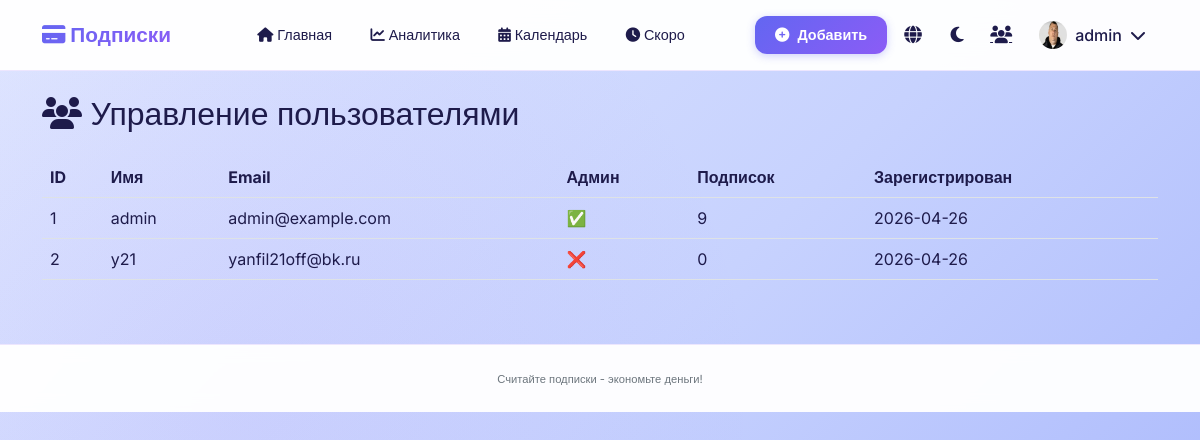
The app's page /admin/users (signed in) with its own data.
### models.py (models this page shows, shortened)
class User(db.Model):
    id = db.Column(db.Integer, primary_key=True)
    username = db.Column(db.String(80), unique=True, nullable=False)
    email = db.Column(db.String(120), unique=True, nullable=False)
    password_hash = db.Column(db.String(200), nullable=False)
    is_admin = db.Column(db.Boolean, default=False)
    created_at = db.Column(db.Date, default=date.today)
    avatar = db.Column(db.String(200), default='/static/avatars/default-avatar.png')
    currency = db.Column(db.String(3), default='RUB')
    notifications_enabled = db.Column(db.Boolean, default=True)

### app.py (the view)
@app.route('/admin/users')
@admin_required
def admin_users():
    users = User.query.all()
    return render_template('admin_users.html', users=users)

### app.py (called while the page is built)
def admin_required(f):
    @wraps(f)
    def decorated_function(*args, **kwargs):
        if 'user_id' not in session:
            flash('Пожалуйста, войдите', 'warning')
            return redirect(url_for('login'))
        user = User.query.get(session['user_id'])
        if not user or not user.is_admin:
            flash('Нет доступа', 'danger')
            return redirect(url_for('index'))
        return f(*args, **kwargs)
    return decorated_function

### templates/admin_users.html
{% extends "base.html" %}
{% block content %}
<h2 style="color: var(--text-primary);"><i class="fas fa-users"></i> {% if session.lang == 'en' %}User Management{% else %}Управление пользователями{% endif %}</h2>
<div class="table-responsive mt-4">
    <table class="table" style="color: var(--text-primary);">
        <thead>
            <tr>
                <th>ID</th>
                <th>{% if session.lang == 'en' %}Username{% else %}Имя{% endif %}</th>
                <th>Email</th>
                <th>{% if session.lang == 'en' %}Admin{% else %}Админ{% endif %}</th>
                <th>{% if session.lang == 'en' %}Subscriptions{% else %}Подписок{% endif %}</th>
                <th>{% if session.lang == 'en' %}Registered{% else %}Зарегистрирован{% endif %}</th>
            </tr>
        </thead>
        <tbody>
            {% for user in users %}
            <tr style="color: var(--text-primary);">
                <td>{{ user.id }}</td>
                <td>{{ user.username }}</td>
                <td>{{ user.email }}</td>
                <td>{% if user.is_admin %}✅{% else %}❌{% endif %}</td>
                <td>{{ user.subscriptions|length }}</td>
                <td>{{ user.created_at }}</td>
            </tr>
            {% endfor %}
        </tbody>
    </table>
</div>
{% endblock %}

### templates/base.html (shortened to what this page needs)
<!DOCTYPE html>
<html lang="ru" data-theme="light">
<head>
    <link href="https://cdn.jsdelivr.net/npm/bootstrap@5.2.3/dist/css/bootstrap.min.css" rel="stylesheet">
    <link rel="stylesheet" href="https://cdnjs.cloudflare.com/ajax/libs/font-awesome/6.4.0/css/all.min.css">
    <link rel="stylesheet" href="{{ url_for('static', filename='style.css') }}">
</head>
<body>
    <nav class="navbar navbar-expand-lg">
        <div class="container">
            <a class="navbar-brand" href="/">
                <i class="fas fa-credit-card"></i>
            </a>
            <div class="collapse navbar-collapse" id="navbarNav">
                <ul class="navbar-nav mx-auto">
                    <li class="nav-item">
                        <a class="nav-link" href="/">
                            <i class="fas fa-home"></i>
                            {% if session.lang == 'en' %}Dashboard{% else %}Главная{% endif %}
                        </a>
                    </li>
                    <li class="nav-item">
                        <a class="nav-link" href="/analytics">
                            <i class="fas fa-chart-line"></i>
                            {% if session.lang == 'en' %}Analytics{% else %}Аналитика{% endif %}
                        </a>
                    </li>
                    <li class="nav-item">
                        <a class="nav-link" href="/calendar">
                            <i class="fas fa-calendar-alt"></i>
                            {% if session.lang == 'en' %}Calendar{% else %}Календарь{% endif %}
                        </a>
                    </li>
                    <li class="nav-item">
                        <a class="nav-link" href="/upcoming">
                            <i class="fas fa-clock"></i>
                            {% if session.lang == 'en' %}Upcoming{% else %}Скоро{% endif %}
                        </a>
                    </li>
                </ul>
                <div class="d-flex align-items-center gap-2">
                    <a class="btn-add-header" href="/add">
                        <i class="fas fa-plus-circle"></i>
                        {% if session.lang == 'en' %}Add{% else %}Добавить{% endif %}
                    </a>
                    <div class="dropdown" style="position: relative;">
                        <button class="btn-icon" data-bs-toggle="dropdown" aria-expanded="false">
                            <i class="fas fa-globe"></i>
                        </button>
                    </div>
                    <button class="btn-icon" id="theme-toggle-nav">
                        <i class="fas fa-moon" id="theme-icon"></i>
                    </button>
                    {% if session.is_admin %}
                    <a class="btn-icon" href="/admin/users">
                        <i class="fas fa-users"></i>
                    </a>
                    {% endif %}
                    <div class="dropdown" style="position: relative;">
                        <button class="btn-user" data-bs-toggle="dropdown" aria-expanded="false">
                            {% if session.user_avatar %}
                                <img src="{{ session.user_avatar }}" style="width: 28px; height: 28px; border-radius: 50%; object-fit: cover;" onerror="this.onerror=null; this.style.display='none'; this.nextSibling.style.display='flex';">
                            {% else %}
                                <div style="width: 28px; height: 28px; border-radius: 50%; background: linear-gradient(135deg, #6366f1, #8b5cf6); display: flex; align-items: center; justify-content: center; color: white; font-weight: bold; font-size: 12px;">
                                    {{ session.username[0].upper() if session.username else 'U' }}
                                </div>
                            {% endif %}
                            <span>{{ session.username }}</span>
                            <i class="fas fa-chevron-down"></i>
                        </button>
                    </div>
                </div>
            </div>
        </div>
    </nav>
    <main class="container mt-4">
        {% block content %}{% endblock %}
    </main>
    <footer class="text-center py-4 mt-5">
        <small> {% if session.lang == 'en' %}Track your subscriptions - save money!{% else %}Считайте подписки - экономьте деньги!{% endif %}</small>
    </footer>
</body>
</html>

### static/style.css (style rules this page uses)
* { margin: 0; padding: 0; box-sizing: border-box; }
body { font-family: 'Inter', sans-serif; transition: all 0.3s ease; min-height: 100vh; position: relative; overflow-x: hidden; }
body::before { content: ''; position: fixed; top: 0; left: 0; width: 100%; height: 100%; z-index: -2; background: linear-gradient(135deg, #e0e7ff 0%, #c7d2fe 50%, #a5b4fc 100%); }
body::after { content: ''; position: fixed; top: 0; left: 0; width: 100%; height: 100%; z-index: -1; background: radial-gradient(circle at 20% 50%, rgba(139, 92, 246, 0.08), transparent 50%); }
:root, [data-theme="light"] { --bg-primary: rgba(249, 250, 255, 0.96); --bg-secondary: rgba(255, 255, 255, 0.98); --text-primary: #1e1b4b; --text-secondary: #6d28d9; --text-muted: #6c757d; --card-bg: rgba(255, 255, 255, 0.96); --card-shadow: 0 12px 30px rgba(79, 70, 229, 0.08); --navbar-bg: rgba(255, 255, 255, 0.96); --border-color: rgba(139, 92, 246, 0.15); --success: #10b981; --warning: #f59e0b; --danger: #ef4444; --primary: #6366f1; --primary-dark: #4f46e5; --primary-light: #818cf8; --gradient: linear-gradient(135deg, #6366f1 0%, #8b5cf6 100%); }
body { background-color: transparent; color: var(--text-primary); }
.navbar { background-color: var(--navbar-bg); backdrop-filter: blur(16px); border-bottom: 1px solid var(--border-color); padding: 0.8rem 0; position: relative; z-index: 1000; }
.navbar-brand { font-weight: 700; font-size: 1.3rem; background: var(--gradient); -webkit-background-clip: text; background-clip: text; color: transparent !important; }
.nav-link { color: var(--text-primary) !important; font-weight: 500; padding: 0.5rem 1rem !important; margin: 0 0.2rem; border-radius: 10px; transition: all 0.2s; font-size: 0.9rem; }
.btn-add-header { background: var(--gradient); color: white !important; padding: 8px 20px; border-radius: 12px; text-decoration: none; font-weight: 600; transition: all 0.2s; display: inline-flex; align-items: center; gap: 8px; font-size: 0.9rem; box-shadow: 0 2px 8px rgba(99, 102, 241, 0.3); }
.btn-icon { background: transparent; border: none; color: var(--text-primary); font-size: 1.1rem; padding: 8px; border-radius: 10px; width: 36px; height: 36px; display: flex; align-items: center; justify-content: center; transition: all 0.2s; cursor: pointer; }
.btn-user { background: transparent; border: none; color: var(--text-primary); padding: 8px 12px; border-radius: 12px; display: flex; align-items: center; gap: 8px; transition: all 0.2s; font-weight: 500; }
footer { color: var(--text-muted); border-top: 1px solid var(--border-color); background-color: var(--navbar-bg); backdrop-filter: blur(8px); font-size: 0.8rem; }

### records on screen
User: username "admin", id "1", email "admin@example.com", subscriptions|length "9", created_at "2026-04-26"
User: id "2", username "y21", email "yanfil21off@bk.ru", subscriptions|length "0", created_at "2026-04-26"
